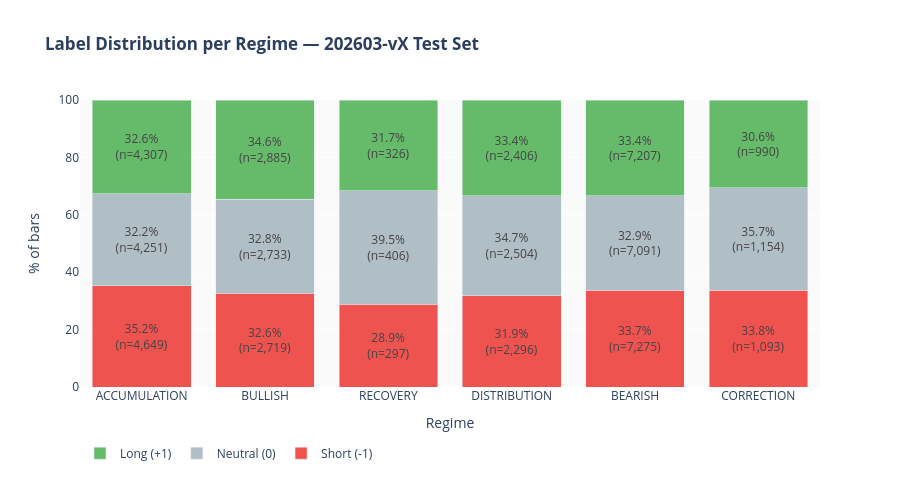

Notebook code cell kept with this figure:
### Code cell
# ── Cell 3 · Stacked bar chart ────────────────────────────────────────────────
import plotly.graph_objects as go

regime_labels = [r for r in REGIME_ORDER if r in dist.index]
LABEL_COLORS  = {-1: "#EF5350", 0: "#B0BEC5", 1: "#66BB6A"}
LABEL_NAMES   = {-1: "Short (-1)", 0: "Neutral (0)", 1: "Long (+1)"}

fig = go.Figure()
for lv in LABEL_VALUES:
    pcts = [dist.loc[r, f"label_{lv}_pct"] for r in regime_labels]
    ns   = [int(dist.loc[r, f"label_{lv}_n"]) for r in regime_labels]
    fig.add_trace(go.Bar(
        name=LABEL_NAMES[lv],
        x=regime_labels,
        y=pcts,
        marker_color=LABEL_COLORS[lv],
        text=[f"{p:.1f}%<br>(n={n:,})" for p, n in zip(pcts, ns)],
        textposition="inside",
        insidetextanchor="middle",
    ))

fig.update_layout(
    barmode="stack",
    title="<b>Label Distribution per Regime — 202603-vX Test Set</b>",
    xaxis_title="Regime",
    yaxis=dict(title="% of bars", range=[0, 100]),
    legend=dict(orientation="h", y=-0.18),
    height=480,
    plot_bgcolor="#FAFAFA",
    paper_bgcolor="#FFFFFF",
)
fig.show()

### Figure 1 — Plotly figure (JSON) as saved in the notebook; plotly's stock layout.template omitted (floating-point values rounded to 4 significant figures)
{"data": [{"insidetextanchor": "middle", "marker": {"color": "#EF5350"}, "name": "Short (-1)", "text": ["35.2%<br>(n=4,649)", "32.6%<br>(n=2,719)", "28.9%<br>(n=297)", "31.9%<br>(n=2,296)", "33.7%<br>(n=7,275)", "33.8%<br>(n=1,093)"], "textposition": "inside", "type": "bar", "x": ["ACCUMULATION", "BULLISH", "RECOVERY", "DISTRIBUTION", "BEARISH", "CORRECTION"], "y": [35.2, 32.61, 28.86, 31.86, 33.72, 33.77]}, {"insidetextanchor": "middle", "marker": {"color": "#B0BEC5"}, "name": "Neutral (0)", "text": ["32.2%<br>(n=4,251)", "32.8%<br>(n=2,733)", "39.5%<br>(n=406)", "34.7%<br>(n=2,504)", "32.9%<br>(n=7,091)", "35.7%<br>(n=1,154)"], "textposition": "inside", "type": "bar", "x": ["ACCUMULATION", "BULLISH", "RECOVERY", "DISTRIBUTION", "BEARISH", "CORRECTION"], "y": [32.19, 32.78, 39.46, 34.75, 32.87, 35.65]}, {"insidetextanchor": "middle", "marker": {"color": "#66BB6A"}, "name": "Long (+1)", "text": ["32.6%<br>(n=4,307)", "34.6%<br>(n=2,885)", "31.7%<br>(n=326)", "33.4%<br>(n=2,406)", "33.4%<br>(n=7,207)", "30.6%<br>(n=990)"], "textposition": "inside", "type": "bar", "x": ["ACCUMULATION", "BULLISH", "RECOVERY", "DISTRIBUTION", "BEARISH", "CORRECTION"], "y": [32.61, 34.6, 31.68, 33.39, 33.41, 30.58]}], "layout": {"barmode": "stack", "height": 480, "legend": {"orientation": "h", "y": -0.18}, "paper_bgcolor": "#FFFFFF", "plot_bgcolor": "#FAFAFA", "title": {"text": "<b>Label Distribution per Regime — 202603-vX Test Set</b>"}, "xaxis": {"title": {"text": "Regime"}}, "yaxis": {"range": [0, 100], "title": {"text": "% of bars"}}}}
